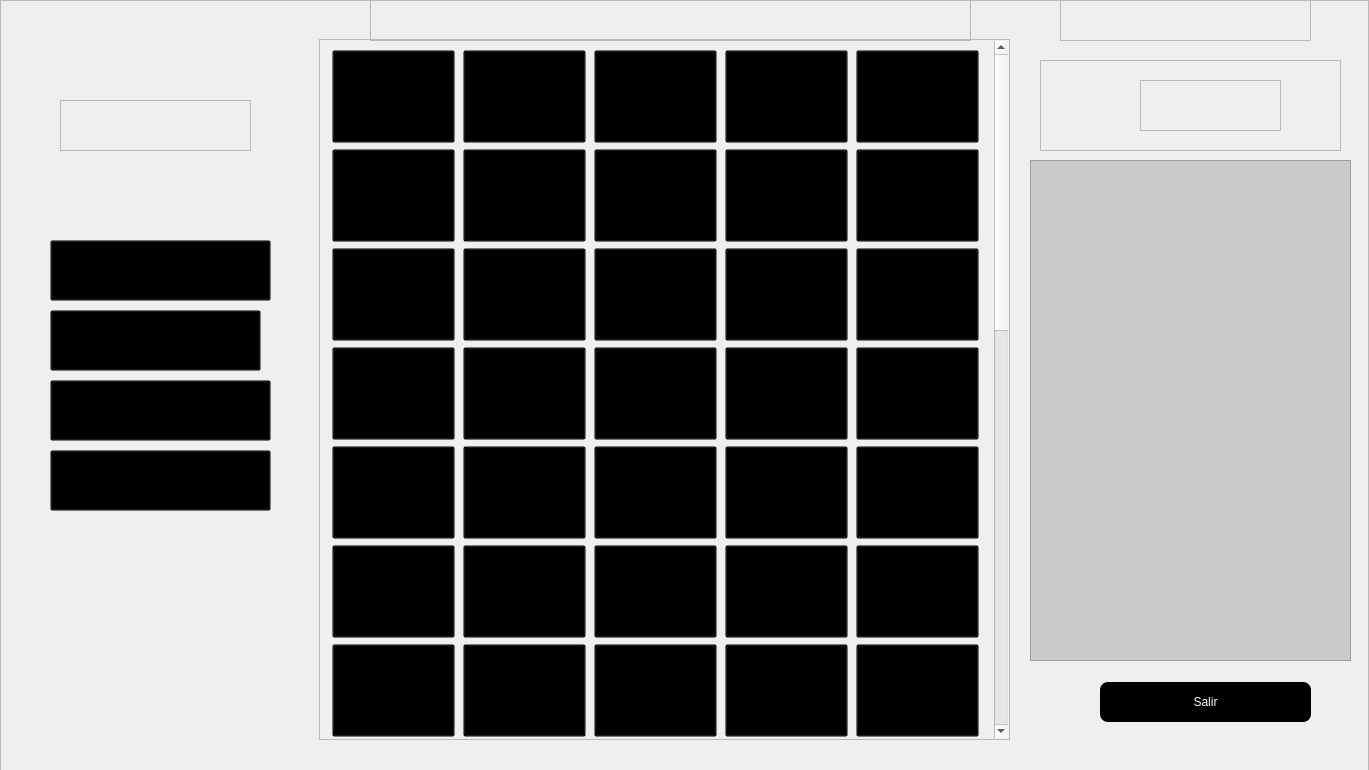
<?xml version="1.0" encoding="UTF-8"?>
<ui version="4.0">
 <class>MainWindow</class>
 <widget class="QMainWindow" name="MainWindow">
  <property name="geometry">
   <rect>
    <x>0</x>
    <y>0</y>
    <width>1369</width>
    <height>770</height>
   </rect>
  </property>
  <property name="windowTitle">
   <string>MainWindow</string>
  </property>
  <property name="styleSheet">
   <string notr="true"/>
  </property>
  <widget class="QWidget" name="centralwidget">
   <property name="styleSheet">
    <string notr="true"/>
   </property>
   <widget class="QFrame" name="fondo">
    <property name="geometry">
     <rect>
      <x>0</x>
      <y>0</y>
      <width>1369</width>
      <height>771</height>
     </rect>
    </property>
    <property name="styleSheet">
     <string notr="true">QWidget#fondo 
{
    background-image: url(c:/tvip/assets/Fondo.png);
    background-repeat: no-repeat;
}


QWidget#logo{
background-image: url(c:/tvip/assets/logo.png);
background-repeat: no-repeat;
margin-left:10px
}

QPushButton#btn_programar
{
background-color: transparent;
background-image: url(c:/tvip/assets/actividades.png);
background-repeat: no-repeat;
}

QPushButton#btn_agregar
{
background-color: transparent;
background-image: url(c:/tvip/assets/habitaciones.png);
background-repeat: no-repeat;
}

QPushButton#Button_3
{
background-color: transparent;
background-image: url(c:/tvip/assets/info room.png);
background-repeat: no-repeat;
}

QPushButton#boton_puerto
{
background-color: transparent;
background-image: url(c:/tvip/assets/configuracion.png);
background-repeat: no-repeat;
}

QPushButton#btn_programar:hover
{
border-radius:5px;
background-color: transparent;
}

QPushButton#Button_2:hover
{
border-radius:5px;
background-color: transparent;
}

QPushButton#Button_3:hover
{
border-radius:5px;
background-color: transparent;
}

QPushButton#Button_4:hover
{
border-radius:5px;
background-color: transparent;
}

QFrame#timer
{
 background-image: url(c:/tvip/assets/timer.png);
background-repeat: no-repeat;
}

QTimeEdit
{
color: rgb(255, 255, 255);
 background-color: black;
}

QPushButton#salirButton
{
color: rgb(255, 255, 255);
background-color: rgb(0, 0, 0);
border-radius:8px;
font: 75 12pt &quot;MS Shell Dlg 2&quot;;
}



</string>
    </property>
    <property name="frameShape">
     <enum>QFrame::StyledPanel</enum>
    </property>
    <property name="frameShadow">
     <enum>QFrame::Raised</enum>
    </property>
    <widget class="QPushButton" name="btn_programar">
     <property name="geometry">
      <rect>
       <x>50</x>
       <y>240</y>
       <width>221</width>
       <height>61</height>
      </rect>
     </property>
     <property name="text">
      <string/>
     </property>
    </widget>
    <widget class="QPushButton" name="btn_agregar">
     <property name="geometry">
      <rect>
       <x>50</x>
       <y>310</y>
       <width>211</width>
       <height>61</height>
      </rect>
     </property>
     <property name="maximumSize">
      <size>
       <width>16777214</width>
       <height>16777215</height>
      </size>
     </property>
     <property name="text">
      <string/>
     </property>
     <property name="iconSize">
      <size>
       <width>213</width>
       <height>66</height>
      </size>
     </property>
    </widget>
    <widget class="QPushButton" name="Button_3">
     <property name="geometry">
      <rect>
       <x>50</x>
       <y>380</y>
       <width>221</width>
       <height>61</height>
      </rect>
     </property>
     <property name="text">
      <string/>
     </property>
    </widget>
    <widget class="QPushButton" name="boton_puerto">
     <property name="geometry">
      <rect>
       <x>50</x>
       <y>450</y>
       <width>221</width>
       <height>61</height>
      </rect>
     </property>
     <property name="text">
      <string/>
     </property>
    </widget>
    <widget class="QFrame" name="logo">
     <property name="geometry">
      <rect>
       <x>50</x>
       <y>100</y>
       <width>201</width>
       <height>51</height>
      </rect>
     </property>
     <property name="frameShape">
      <enum>QFrame::StyledPanel</enum>
     </property>
     <property name="frameShadow">
      <enum>QFrame::Raised</enum>
     </property>
    </widget>
    <widget class="QFrame" name="topbarhab">
     <property name="geometry">
      <rect>
       <x>370</x>
       <y>0</y>
       <width>601</width>
       <height>41</height>
      </rect>
     </property>
     <property name="styleSheet">
      <string notr="true">background-image: url(c:/tvip/assets/top bar habitaciones.png);
background-repeat: no-repeat;</string>
     </property>
     <property name="frameShape">
      <enum>QFrame::StyledPanel</enum>
     </property>
     <property name="frameShadow">
      <enum>QFrame::Raised</enum>
     </property>
    </widget>
    <widget class="QFrame" name="topbarTareas">
     <property name="geometry">
      <rect>
       <x>1060</x>
       <y>0</y>
       <width>251</width>
       <height>41</height>
      </rect>
     </property>
     <property name="styleSheet">
      <string notr="true">background-image: url(c:/tvip/assets/topbar tareas.png);
background-repeat: no-repeat;</string>
     </property>
     <property name="frameShape">
      <enum>QFrame::StyledPanel</enum>
     </property>
     <property name="frameShadow">
      <enum>QFrame::Raised</enum>
     </property>
    </widget>
    <widget class="QFrame" name="Scrollaraea">
     <property name="geometry">
      <rect>
       <x>319</x>
       <y>39</y>
       <width>691</width>
       <height>701</height>
      </rect>
     </property>
     <property name="frameShape">
      <enum>QFrame::StyledPanel</enum>
     </property>
     <property name="frameShadow">
      <enum>QFrame::Raised</enum>
     </property>
     <layout class="QGridLayout" name="gridLayout">
      <property name="leftMargin">
       <number>0</number>
      </property>
      <property name="topMargin">
       <number>0</number>
      </property>
      <property name="rightMargin">
       <number>0</number>
      </property>
      <property name="bottomMargin">
       <number>0</number>
      </property>
      <property name="spacing">
       <number>0</number>
      </property>
      <item row="0" column="0">
       <widget class="QScrollArea" name="scrollArea">
        <property name="minimumSize">
         <size>
          <width>121</width>
          <height>91</height>
         </size>
        </property>
        <property name="styleSheet">
         <string notr="true">QWidget
{
background-color: transparent;
}

QPushButton
{
 min-width:121px;
min-height:91px;
}

QPushButton#btn1
{
background-color: transparent;
background-image: url(c:/tvip/assets/boton off.png);
background-repeat: no-repeat;
max-width:121;

}

QPushButton#btn2
{
background-color: transparent;
background-image: url(c:/tvip/assets/boton off.png);
background-repeat: no-repeat;
max-width:121;

}

QPushButton#btn3
{
background-color: transparent;
background-image: url(c:/tvip/assets/boton off.png);
background-repeat: no-repeat;
max-width:121;

}

QPushButton#btn4
{
background-color: transparent;
background-image: url(c:/tvip/assets/boton off.png);
background-repeat: no-repeat;
max-width:121;

}

QPushButton#btn5
{
background-color: transparent;
background-image: url(c:/tvip/assets/boton off.png);
background-repeat: no-repeat;
max-width:121;
}

QPushButton#btn6
{
background-color: transparent;
background-image: url(c:/tvip/assets/boton off.png);
background-repeat: no-repeat;
max-width:121;
}

QPushButton#btn7
{
background-color: transparent;
background-image: url(c:/tvip/assets/boton off.png);
background-repeat: no-repeat;
max-width:121;
}

QPushButton#btn8
{
background-color: transparent;
background-image: url(c:/tvip/assets/boton off.png);
background-repeat: no-repeat;
max-width:121;
}

QPushButton#btn9
{
background-color: transparent;
background-image: url(c:/tvip/assets/boton off.png);
background-repeat: no-repeat;
max-width:121;
}

QPushButton#btn10
{
background-color: transparent;
background-image: url(c:/tvip/assets/boton off.png);
background-repeat: no-repeat;
max-width:121;
}

QPushButton#btn11
{
background-color: transparent;
background-image: url(c:/tvip/assets/boton off.png);
background-repeat: no-repeat;
max-width:121;
}

QPushButton#btn12
{
background-color: transparent;
background-image: url(c:/tvip/assets/boton off.png);
background-repeat: no-repeat;
max-width:121;
}

QPushButton#btn13
{
background-color: transparent;
background-image: url(c:/tvip/assets/boton off.png);
background-repeat: no-repeat;
max-width:121;
}

QPushButton#btn14
{
background-color: transparent;
background-image: url(c:/tvip/assets/boton off.png);
background-repeat: no-repeat;
max-width:121;
}

QPushButton#btn15
{
background-color: transparent;
background-image: url(c:/tvip/assets/boton off.png);
background-repeat: no-repeat;
max-width:121;
}

QPushButton#btn16
{
background-color: transparent;
background-image: url(c:/tvip/assets/boton off.png);
background-repeat: no-repeat;
max-width:121;
}

QPushButton#btn17
{
background-color: transparent;
background-image: url(c:/tvip/assets/boton off.png);
background-repeat: no-repeat;
max-width:121;
}

QPushButton#btn18
{
background-color: transparent;
background-image: url(c:/tvip/assets/boton off.png);
background-repeat: no-repeat;
max-width:121;
}

QPushButton#btn19
{
background-color: transparent;
background-image: url(c:/tvip/assets/boton off.png);
background-repeat: no-repeat;
max-width:121;
}

QPushButton#btn20
{
background-color: transparent;
background-image: url(c:/tvip/assets/boton off.png);
background-repeat: no-repeat;
max-width:121;
}

QPushButton#btn21
{
background-color: transparent;
background-image: url(c:/tvip/assets/boton off.png);
background-repeat: no-repeat;
max-width:121;
}

QPushButton#btn22
{
background-color: transparent;
background-image: url(c:/tvip/assets/boton off.png);
background-repeat: no-repeat;
max-width:121;
}

QPushButton#btn23
{
background-color: transparent;
background-image: url(c:/tvip/assets/boton off.png);
background-repeat: no-repeat;
max-width:121;
}

QPushButton#btn24
{
background-color: transparent;
background-image: url(c:/tvip/assets/boton off.png);
background-repeat: no-repeat;
max-width:121;
}

QPushButton#btn25
{
background-color: transparent;
background-image: url(c:/tvip/assets/boton off.png);
background-repeat: no-repeat;
max-width:121;
}

QPushButton#btn26
{
background-color: transparent;
background-image: url(c:/tvip/assets/boton off.png);
background-repeat: no-repeat;
max-width:121;
}

QPushButton#btn27
{
background-color: transparent;
background-image: url(c:/tvip/assets/boton off.png);
background-repeat: no-repeat;
max-width:121;
}

QPushButton#btn28
{
background-color: transparent;
background-image: url(c:/tvip/assets/boton off.png);
background-repeat: no-repeat;
max-width:121;
}

QPushButton#btn29
{
background-color: transparent;
background-image: url(c:/tvip/assets/boton off.png);
background-repeat: no-repeat;
max-width:121;
}

QPushButton#btn30
{
background-color: transparent;
background-image: url(c:/tvip/assets/boton off.png);
background-repeat: no-repeat;
max-width:121;
}

QPushButton#btn31
{
background-color: transparent;
background-image: url(c:/tvip/assets/boton off.png);
background-repeat: no-repeat;
max-width:121;
}

QPushButton#btn32
{
background-color: transparent;
background-image: url(c:/tvip/assets/boton off.png);
background-repeat: no-repeat;
max-width:121;
}

QPushButton#btn33
{
background-color: transparent;
background-image: url(c:/tvip/assets/boton off.png);
background-repeat: no-repeat;
max-width:121;
}

QPushButton#btn34
{
background-color: transparent;
background-image: url(c:/tvip/assets/boton off.png);
background-repeat: no-repeat;
max-width:121;
}

QPushButton#btn35
{
background-color: transparent;
background-image: url(c:/tvip/assets/boton off.png);
background-repeat: no-repeat;
max-width:121;
}

QPushButton#btn36
{
background-color: transparent;
background-image: url(c:/tvip/assets/boton off.png);
background-repeat: no-repeat;
max-width:121;
}

QPushButton#btn37
{
background-color: transparent;
background-image: url(c:/tvip/assets/boton off.png);
background-repeat: no-repeat;
max-width:121;
}

QPushButton#btn38
{
background-color: transparent;
background-image: url(c:/tvip/assets/boton off.png);
background-repeat: no-repeat;
max-width:121;
}

QPushButton#btn39
{
background-color: transparent;
background-image: url(c:/tvip/assets/boton off.png);
background-repeat: no-repeat;
max-width:121;
}

QPushButton#btn40
{
background-color: transparent;
background-image: url(c:/tvip/assets/boton off.png);
background-repeat: no-repeat;
max-width:121;
}

QPushButton#btn41
{
background-color: transparent;
background-image: url(c:/tvip/assets/boton off.png);
background-repeat: no-repeat;
max-width:121;
}

QPushButton#btn42
{
background-color: transparent;
background-image: url(c:/tvip/assets/boton off.png);
background-repeat: no-repeat;
max-width:121;
}

QPushButton#btn43
{
background-color: transparent;
background-image: url(c:/tvip/assets/boton off.png);
background-repeat: no-repeat;
max-width:121;
}

QPushButton#btn44
{
background-color: transparent;
background-image: url(c:/tvip/assets/boton off.png);
background-repeat: no-repeat;
max-width:121;
}

QPushButton#btn45
{
background-color: transparent;
background-image: url(c:/tvip/assets/boton off.png);
background-repeat: no-repeat;
max-width:121;
}

QPushButton#btn46
{
background-color: transparent;
background-image: url(c:/tvip/assets/boton off.png);
background-repeat: no-repeat;
max-width:121;
}

QPushButton#btn47
{
background-color: transparent;
background-image: url(c:/tvip/assets/boton off.png);
background-repeat: no-repeat;
max-width:121;
}

QPushButton#btn48
{
background-color: transparent;
background-image: url(c:/tvip/assets/boton off.png);
background-repeat: no-repeat;
max-width:121;
}

QPushButton#btn49
{
background-color: transparent;
background-image: url(c:/tvip/assets/boton off.png);
background-repeat: no-repeat;
max-width:121;
}

QPushButton#btn50
{
background-color: transparent;
background-image: url(c:/tvip/assets/boton off.png);
background-repeat: no-repeat;
max-width:121;
}

QPushButton#btn51
{
background-color: transparent;
background-image: url(c:/tvip/assets/boton off.png);
background-repeat: no-repeat;
max-width:121;
}

QPushButton#btn52
{
background-color: transparent;
background-image: url(c:/tvip/assets/boton off.png);
background-repeat: no-repeat;
max-width:121;
}

QPushButton#btn53
{
background-color: transparent;
background-image: url(c:/tvip/assets/boton off.png);
background-repeat: no-repeat;
max-width:121;
}

QPushButton#btn54
{
background-color: transparent;
background-image: url(c:/tvip/assets/boton off.png);
background-repeat: no-repeat;
max-width:121;
}

QPushButton#btn55
{
background-color: transparent;
background-image: url(c:/tvip/assets/boton off.png);
background-repeat: no-repeat;
max-width:121;
}

QPushButton#btn56
{
background-color: transparent;
background-image: url(c:/tvip/assets/boton off.png);
background-repeat: no-repeat;
max-width:121;
}

QPushButton#btn57
{
background-color: transparent;
background-image: url(c:/tvip/assets/boton off.png);
background-repeat: no-repeat;
max-width:121;
}

QPushButton#btn58
{
background-color: transparent;
background-image: url(c:/tvip/assets/boton off.png);
background-repeat: no-repeat;
max-width:121;
}

QPushButton#btn59
{
background-color: transparent;
background-image: url(c:/tvip/assets/boton off.png);
background-repeat: no-repeat;
max-width:121;
}

QPushButton#btn60
{
background-color: transparent;
background-image: url(c:/tvip/assets/boton off.png);
background-repeat: no-repeat;
max-width:121;
}

QPushButton#btn61
{
background-color: transparent;
background-image: url(c:/tvip/assets/boton off.png);
background-repeat: no-repeat;
max-width:121;
}

QPushButton#btn62
{
background-color: transparent;
background-image: url(c:/tvip/assets/boton off.png);
background-repeat: no-repeat;
max-width:121;
}

QPushButton#btn63
{
background-color: transparent;
background-image: url(c:/tvip/assets/boton off.png);
background-repeat: no-repeat;
max-width:121;
}

QPushButton#btn64
{
background-color: transparent;
background-image: url(c:/tvip/assets/boton off.png);
background-repeat: no-repeat;
max-width:121;
}

QPushButton#btn65
{
background-color: transparent;
background-image: url(c:/tvip/assets/boton off.png);
background-repeat: no-repeat;
max-width:121;
}

QPushButton#btn66
{
background-color: transparent;
background-image: url(c:/tvip/assets/boton off.png);
background-repeat: no-repeat;
max-width:121;
}

QPushButton#btn67
{
background-color: transparent;
background-image: url(c:/tvip/assets/boton off.png);
background-repeat: no-repeat;
max-width:121;
}

QPushButton#btn68
{
background-color: transparent;
background-image: url(c:/tvip/assets/boton off.png);
background-repeat: no-repeat;
max-width:121;
}

QPushButton#btn69
{
background-color: transparent;
background-image: url(c:/tvip/assets/boton off.png);
background-repeat: no-repeat;
max-width:121;
}

QPushButton#btn70
{
background-color: transparent;
background-image: url(c:/tvip/assets/boton off.png);
background-repeat: no-repeat;
max-width:121;
}

QPushButton#btn71
{
background-color: transparent;
background-image: url(c:/tvip/assets/boton off.png);
background-repeat: no-repeat;
max-width:121;
}

QPushButton#btn72
{
background-color: transparent;
background-image: url(c:/tvip/assets/boton off.png);
background-repeat: no-repeat;
max-width:121;
}

QPushButton#btn73
{
background-color: transparent;
background-image: url(c:/tvip/assets/boton off.png);
background-repeat: no-repeat;
max-width:121;
}

QPushButton#btn74
{
background-color: transparent;
background-image: url(c:/tvip/assets/boton off.png);
background-repeat: no-repeat;
max-width:121;
}

QPushButton#btn75
{
background-color: transparent;
background-image: url(c:/tvip/assets/boton off.png);
background-repeat: no-repeat;
max-width:121;
}

QPushButton#btn76
{
background-color: transparent;
background-image: url(c:/tvip/assets/boton off.png);
background-repeat: no-repeat;
max-width:121;
}

QPushButton#btn77
{
background-color: transparent;
background-image: url(c:/tvip/assets/boton off.png);
background-repeat: no-repeat;
max-width:121;
}

QPushButton#btn78
{
background-color: transparent;
background-image: url(c:/tvip/assets/boton off.png);
background-repeat: no-repeat;
max-width:121;
}

QPushButton#btn79
{
background-color: transparent;
background-image: url(c:/tvip/assets/boton off.png);
background-repeat: no-repeat;
max-width:121;
}

QPushButton#btn80
{
background-color: transparent;
background-image: url(c:/tvip/assets/boton off.png);
background-repeat: no-repeat;
max-width:121;
}

QPushButton#btn81
{
background-color: transparent;
background-image: url(c:/tvip/assets/boton off.png);
background-repeat: no-repeat;
max-width:121;
}

QPushButton#btn82
{
background-color: transparent;
background-image: url(c:/tvip/assets/boton off.png);
background-repeat: no-repeat;
max-width:121;
}

QPushButton#btn83
{
background-color: transparent;
background-image: url(c:/tvip/assets/boton off.png);
background-repeat: no-repeat;
max-width:121;
}

QPushButton#btn84
{
background-color: transparent;
background-image: url(c:/tvip/assets/boton off.png);
background-repeat: no-repeat;
max-width:121;
}

QPushButton#btn85
{
background-color: transparent;
background-image: url(c:/tvip/assets/boton off.png);
background-repeat: no-repeat;
max-width:121;
}
</string>
        </property>
        <property name="widgetResizable">
         <bool>true</bool>
        </property>
        <widget class="QWidget" name="scrollAreaWidgetContents">
         <property name="geometry">
          <rect>
           <x>0</x>
           <y>-998</y>
           <width>670</width>
           <height>1695</height>
          </rect>
         </property>
         <property name="styleSheet">
          <string notr="true"/>
         </property>
         <layout class="QGridLayout" name="gridLayout_2">
          <item row="0" column="0">
           <widget class="QPushButton" name="btn1">
            <property name="text">
             <string/>
            </property>
           </widget>
          </item>
          <item row="0" column="1">
           <widget class="QPushButton" name="btn2">
            <property name="text">
             <string/>
            </property>
           </widget>
          </item>
          <item row="0" column="2">
           <widget class="QPushButton" name="btn3">
            <property name="minimumSize">
             <size>
              <width>123</width>
              <height>93</height>
             </size>
            </property>
            <property name="text">
             <string/>
            </property>
           </widget>
          </item>
          <item row="0" column="3">
           <widget class="QPushButton" name="btn4">
            <property name="text">
             <string/>
            </property>
           </widget>
          </item>
          <item row="0" column="4">
           <widget class="QPushButton" name="btn5">
            <property name="text">
             <string/>
            </property>
           </widget>
          </item>
          <item row="1" column="0">
           <widget class="QPushButton" name="btn6">
            <property name="text">
             <string>PushButton</string>
            </property>
           </widget>
          </item>
          <item row="1" column="2">
           <widget class="QPushButton" name="btn8">
            <property name="text">
             <string>PushButton</string>
            </property>
           </widget>
          </item>
          <item row="1" column="3">
           <widget class="QPushButton" name="btn9">
            <property name="text">
             <string>PushButton</string>
            </property>
           </widget>
          </item>
          <item row="1" column="4">
           <widget class="QPushButton" name="btn10">
            <property name="text">
             <string>PushButton</string>
            </property>
           </widget>
          </item>
          <item row="2" column="0">
           <widget class="QPushButton" name="btn11">
            <property name="text">
             <string>PushButton</string>
            </property>
           </widget>
          </item>
          <item row="2" column="1">
           <widget class="QPushButton" name="btn12">
            <property name="text">
             <string>PushButton</string>
            </property>
           </widget>
          </item>
          <item row="2" column="2">
           <widget class="QPushButton" name="btn13">
            <property name="text">
             <string>PushButton</string>
            </property>
           </widget>
          </item>
          <item row="2" column="3">
           <widget class="QPushButton" name="btn14">
            <property name="text">
             <string>PushButton</string>
            </property>
           </widget>
          </item>
          <item row="2" column="4">
           <widget class="QPushButton" name="btn15">
            <property name="text">
             <string>PushButton</string>
            </property>
           </widget>
          </item>
          <item row="3" column="0">
           <widget class="QPushButton" name="btn16">
            <property name="text">
             <string>PushButton</string>
            </property>
           </widget>
          </item>
          <item row="3" column="1">
           <widget class="QPushButton" name="btn17">
            <property name="text">
             <string>PushButton</string>
            </property>
           </widget>
          </item>
          <item row="3" column="2">
           <widget class="QPushButton" name="btn18">
            <property name="text">
             <string>PushButton</string>
            </property>
           </widget>
          </item>
          <item row="3" column="3">
           <widget class="QPushButton" name="btn19">
            <property name="text">
             <string>PushButton</string>
            </property>
           </widget>
          </item>
          <item row="3" column="4">
           <widget class="QPushButton" name="btn20">
            <property name="text">
             <string>PushButton</string>
            </property>
           </widget>
          </item>
          <item row="4" column="0">
           <widget class="QPushButton" name="btn21">
            <property name="text">
             <string>PushButton</string>
            </property>
           </widget>
          </item>
          <item row="4" column="1">
           <widget class="QPushButton" name="btn22">
            <property name="text">
             <string>PushButton</string>
            </property>
           </widget>
          </item>
          <item row="4" column="2">
           <widget class="QPushButton" name="btn23">
            <property name="text">
             <string>PushButton</string>
            </property>
           </widget>
          </item>
          <item row="4" column="3">
           <widget class="QPushButton" name="btn24">
            <property name="text">
             <string>PushButton</string>
            </property>
           </widget>
          </item>
          <item row="4" column="4">
           <widget class="QPushButton" name="btn25">
            <property name="text">
             <string>PushButton</string>
            </property>
           </widget>
          </item>
          <item row="5" column="0">
           <widget class="QPushButton" name="btn26">
            <property name="text">
             <string>PushButton</string>
            </property>
           </widget>
          </item>
          <item row="5" column="1">
           <widget class="QPushButton" name="btn27">
            <property name="text">
             <string>PushButton</string>
            </property>
           </widget>
          </item>
          <item row="5" column="2">
           <widget class="QPushButton" name="btn28">
            <property name="text">
             <string>PushButton</string>
            </property>
           </widget>
          </item>
          <item row="5" column="3">
           <widget class="QPushButton" name="btn29">
            <property name="text">
             <string>PushButton</string>
            </property>
           </widget>
          </item>
          <item row="5" column="4">
           <widget class="QPushButton" name="btn30">
            <property name="text">
             <string>PushButton</string>
            </property>
           </widget>
          </item>
          <item row="6" column="0">
           <widget class="QPushButton" name="btn31">
            <property name="text">
             <string>PushButton</string>
            </property>
           </widget>
          </item>
          <item row="6" column="1">
           <widget class="QPushButton" name="btn32">
            <property name="text">
             <string>PushButton</string>
            </property>
           </widget>
          </item>
          <item row="6" column="2">
           <widget class="QPushButton" name="btn33">
            <property name="text">
             <string>PushButton</string>
            </property>
           </widget>
          </item>
          <item row="6" column="3">
           <widget class="QPushButton" name="btn34">
            <property name="text">
             <string>PushButton</string>
            </property>
           </widget>
          </item>
          <item row="6" column="4">
           <widget class="QPushButton" name="btn35">
            <property name="text">
             <string>PushButton</string>
            </property>
           </widget>
          </item>
          <item row="7" column="0">
           <widget class="QPushButton" name="btn36">
            <property name="text">
             <string>PushButton</string>
            </property>
           </widget>
          </item>
          <item row="7" column="1">
           <widget class="QPushButton" name="btn37">
            <property name="text">
             <string>PushButton</string>
            </property>
           </widget>
          </item>
          <item row="7" column="2">
           <widget class="QPushButton" name="btn38">
            <property name="text">
             <string>PushButton</string>
            </property>
           </widget>
          </item>
          <item row="7" column="3">
           <widget class="QPushButton" name="btn39">
            <property name="text">
             <string>PushButton</string>
            </property>
           </widget>
          </item>
          <item row="7" column="4">
           <widget class="QPushButton" name="btn40">
            <property name="text">
             <string>PushButton</string>
            </property>
           </widget>
          </item>
          <item row="8" column="0">
           <widget class="QPushButton" name="btn41">
            <property name="text">
             <string>PushButton</string>
            </property>
           </widget>
          </item>
          <item row="8" column="1">
           <widget class="QPushButton" name="btn42">
            <property name="text">
             <string>PushButton</string>
            </property>
           </widget>
          </item>
          <item row="8" column="2">
           <widget class="QPushButton" name="btn43">
            <property name="text">
             <string>PushButton</string>
            </property>
           </widget>
          </item>
          <item row="8" column="3">
           <widget class="QPushButton" name="btn44">
            <property name="text">
             <string>PushButton</string>
            </property>
           </widget>
          </item>
          <item row="8" column="4">
           <widget class="QPushButton" name="btn45">
            <property name="text">
             <string>PushButton</string>
            </property>
           </widget>
          </item>
          <item row="9" column="0">
           <widget class="QPushButton" name="btn46">
            <property name="text">
             <string>PushButton</string>
            </property>
           </widget>
          </item>
          <item row="9" column="1">
           <widget class="QPushButton" name="btn47">
            <property name="text">
             <string>PushButton</string>
            </property>
           </widget>
          </item>
          <item row="9" column="2">
           <widget class="QPushButton" name="btn48">
            <property name="text">
             <string>PushButton</string>
            </property>
           </widget>
          </item>
          <item row="9" column="3">
           <widget class="QPushButton" name="btn49">
            <property name="text">
             <string>PushButton</string>
            </property>
           </widget>
          </item>
          <item row="9" column="4">
           <widget class="QPushButton" name="btn50">
            <property name="text">
             <string>PushButton</string>
            </property>
           </widget>
          </item>
          <item row="10" column="0">
           <widget class="QPushButton" name="btn51">
            <property name="text">
             <string>PushButton</string>
            </property>
           </widget>
          </item>
          <item row="10" column="1">
           <widget class="QPushButton" name="btn52">
            <property name="text">
             <string>PushButton</string>
            </property>
           </widget>
          </item>
          <item row="10" column="2">
           <widget class="QPushButton" name="btn53">
            <property name="text">
             <string>PushButton</string>
            </property>
           </widget>
          </item>
          <item row="10" column="3">
           <widget class="QPushButton" name="btn54">
            <property name="text">
             <string>PushButton</string>
            </property>
           </widget>
          </item>
          <item row="10" column="4">
           <widget class="QPushButton" name="btn55">
            <property name="text">
             <string>PushButton</string>
            </property>
           </widget>
          </item>
          <item row="11" column="0">
           <widget class="QPushButton" name="btn56">
            <property name="text">
             <string>PushButton</string>
            </property>
           </widget>
          </item>
          <item row="11" column="1">
           <widget class="QPushButton" name="btn57">
            <property name="text">
             <string>PushButton</string>
            </property>
           </widget>
          </item>
          <item row="11" column="2">
           <widget class="QPushButton" name="btn58">
            <property name="text">
             <string>PushButton</string>
            </property>
           </widget>
          </item>
          <item row="11" column="3">
           <widget class="QPushButton" name="btn59">
            <property name="text">
             <string>PushButton</string>
            </property>
           </widget>
          </item>
          <item row="11" column="4">
           <widget class="QPushButton" name="btn60">
            <property name="text">
             <string>PushButton</string>
            </property>
           </widget>
          </item>
          <item row="12" column="0">
           <widget class="QPushButton" name="btn61">
            <property name="text">
             <string>PushButton</string>
            </property>
           </widget>
          </item>
          <item row="12" column="1">
           <widget class="QPushButton" name="btn62">
            <property name="text">
             <string>PushButton</string>
            </property>
           </widget>
          </item>
          <item row="12" column="2">
           <widget class="QPushButton" name="btn63">
            <property name="text">
             <string>PushButton</string>
            </property>
           </widget>
          </item>
          <item row="12" column="3">
           <widget class="QPushButton" name="btn64">
            <property name="text">
             <string>PushButton</string>
            </property>
           </widget>
          </item>
          <item row="12" column="4">
           <widget class="QPushButton" name="btn65">
            <property name="text">
             <string>PushButton</string>
            </property>
           </widget>
          </item>
          <item row="13" column="0">
           <widget class="QPushButton" name="btn66">
            <property name="text">
             <string>PushButton</string>
            </property>
           </widget>
          </item>
          <item row="13" column="1">
           <widget class="QPushButton" name="btn67">
            <property name="text">
             <string>PushButton</string>
            </property>
           </widget>
          </item>
          <item row="13" column="2">
           <widget class="QPushButton" name="btn68">
            <property name="text">
             <string>PushButton</string>
            </property>
           </widget>
          </item>
          <item row="13" column="3">
           <widget class="QPushButton" name="btn69">
            <property name="text">
             <string>PushButton</string>
            </property>
           </widget>
          </item>
          <item row="13" column="4">
           <widget class="QPushButton" name="btn70">
            <property name="text">
             <string>PushButton</string>
            </property>
           </widget>
          </item>
          <item row="14" column="0">
           <widget class="QPushButton" name="btn71">
            <property name="text">
             <string>PushButton</string>
            </property>
           </widget>
          </item>
          <item row="14" column="1">
           <widget class="QPushButton" name="btn72">
            <property name="text">
             <string>PushButton</string>
            </property>
           </widget>
          </item>
          <item row="14" column="2">
           <widget class="QPushButton" name="btn73">
            <property name="text">
             <string>PushButton</string>
            </property>
           </widget>
          </item>
          <item row="14" column="3">
           <widget class="QPushButton" name="btn74">
            <property name="text">
             <string>PushButton</string>
            </property>
           </widget>
          </item>
          <item row="14" column="4">
           <widget class="QPushButton" name="btn75">
            <property name="text">
             <string>PushButton</string>
            </property>
           </widget>
          </item>
          <item row="15" column="0">
           <widget class="QPushButton" name="btn76">
            <property name="text">
             <string>PushButton</string>
            </property>
           </widget>
          </item>
          <item row="15" column="1">
           <widget class="QPushButton" name="btn77">
            <property name="text">
             <string>PushButton</string>
            </property>
           </widget>
          </item>
          <item row="15" column="2">
           <widget class="QPushButton" name="btn78">
            <property name="text">
             <string>PushButton</string>
            </property>
           </widget>
          </item>
          <item row="15" column="3">
           <widget class="QPushButton" name="btn79">
            <property name="text">
             <string>PushButton</string>
            </property>
           </widget>
          </item>
          <item row="15" column="4">
           <widget class="QPushButton" name="btn80">
            <property name="text">
             <string>PushButton</string>
            </property>
           </widget>
          </item>
          <item row="16" column="0">
           <widget class="QPushButton" name="btn81">
            <property name="text">
             <string>PushButton</string>
            </property>
           </widget>
          </item>
          <item row="16" column="1">
           <widget class="QPushButton" name="btn82">
            <property name="text">
             <string>PushButton</string>
            </property>
           </widget>
          </item>
          <item row="16" column="2">
           <widget class="QPushButton" name="btn83">
            <property name="text">
             <string>PushButton</string>
            </property>
           </widget>
          </item>
          <item row="16" column="3">
           <widget class="QPushButton" name="btn84">
            <property name="text">
             <string>PushButton</string>
            </property>
           </widget>
          </item>
          <item row="16" column="4">
           <widget class="QPushButton" name="btn85">
            <property name="text">
             <string>PushButton</string>
            </property>
           </widget>
          </item>
          <item row="1" column="1">
           <widget class="QPushButton" name="btn7">
            <property name="text">
             <string>PushButton</string>
            </property>
           </widget>
          </item>
         </layout>
        </widget>
       </widget>
      </item>
     </layout>
    </widget>
    <widget class="QFrame" name="timer">
     <property name="geometry">
      <rect>
       <x>1040</x>
       <y>60</y>
       <width>301</width>
       <height>91</height>
      </rect>
     </property>
     <property name="frameShape">
      <enum>QFrame::StyledPanel</enum>
     </property>
     <property name="frameShadow">
      <enum>QFrame::Raised</enum>
     </property>
     <widget class="QFrame" name="Reloj">
      <property name="geometry">
       <rect>
        <x>100</x>
        <y>20</y>
        <width>141</width>
        <height>51</height>
       </rect>
      </property>
      <property name="frameShape">
       <enum>QFrame::StyledPanel</enum>
      </property>
      <property name="frameShadow">
       <enum>QFrame::Raised</enum>
      </property>
     </widget>
    </widget>
    <widget class="QListWidget" name="listWidget">
     <property name="geometry">
      <rect>
       <x>1030</x>
       <y>160</y>
       <width>321</width>
       <height>501</height>
      </rect>
     </property>
     <property name="styleSheet">
      <string notr="true">background-color: rgb(202, 202, 202);</string>
     </property>
    </widget>
    <widget class="QPushButton" name="salirButton">
     <property name="geometry">
      <rect>
       <x>1100</x>
       <y>682</y>
       <width>211</width>
       <height>40</height>
      </rect>
     </property>
     <property name="text">
      <string>Salir</string>
     </property>
    </widget>
   </widget>
  </widget>
 </widget>
 <resources/>
 <connections/>
</ui>
